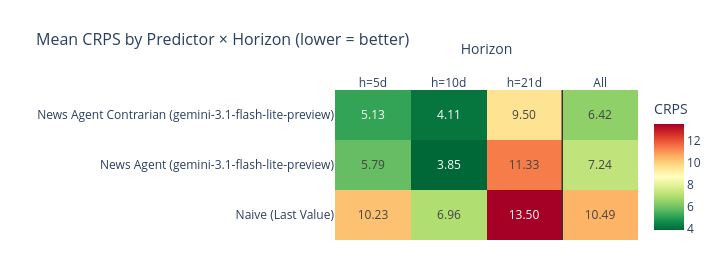

Notebook cell for this chart:
### Code cell
# Heatmap of the table above. Read it left-to-right: the short-horizon columns
# are usually a near-uniform green (everyone is right), and one long-horizon
# column carries the colour spread that sets the 'All' ranking.
viz.make_crps_heatmap(ph_crps)

### Figure 1 — Plotly figure (JSON) as saved in the notebook; plotly's stock layout.template omitted (floating-point values rounded to 4 significant figures)
{"data": [{"colorbar": {"title": {"text": "CRPS"}}, "colorscale": [[0, "rgb(0,104,55)"], [0.1, "rgb(26,152,80)"], [0.2, "rgb(102,189,99)"], [0.3, "rgb(166,217,106)"], [0.4, "rgb(217,239,139)"], [0.5, "rgb(255,255,191)"], [0.6, "rgb(254,224,139)"], [0.7, "rgb(253,174,97)"], [0.8, "rgb(244,109,67)"], [0.9, "rgb(215,48,39)"], [1, "rgb(165,0,38)"]], "hovertemplate": "%{y}<br>%{x}: %{z:.3f}<extra></extra>", "text": [["10.23", "6.96", "13.50", "10.49"], ["5.79", "3.85", "11.33", "7.24"], ["5.13", "4.11", "9.50", "6.42"]], "textfont": {"size": 12}, "texttemplate": "%{text}", "type": "heatmap", "x": ["h=5d", "h=10d", "h=21d", "All"], "y": ["Naive (Last Value)", "News Agent (gemini-3.1-flash-lite-preview)", "News Agent Contrarian (gemini-3.1-flash-lite-preview)"], "z": [[10.23, 6.96, 13.5, 10.49], [5.79, 3.849, 11.33, 7.24], [5.133, 4.109, 9.503, 6.419]]}], "layout": {"height": 280, "margin": {"b": 40, "l": 230, "r": 40, "t": 90}, "shapes": [{"line": {"color": "#333333", "width": 1.5}, "type": "line", "x0": 2.5, "x1": 2.5, "xref": "x", "y0": 0, "y1": 1, "yref": "y domain"}], "title": {"font": {"size": 16}, "text": "Mean CRPS by Predictor × Horizon (lower = better)"}, "width": 720, "xaxis": {"side": "top", "title": {"text": "Horizon"}}, "yaxis": {"title": {"text": ""}}}}
